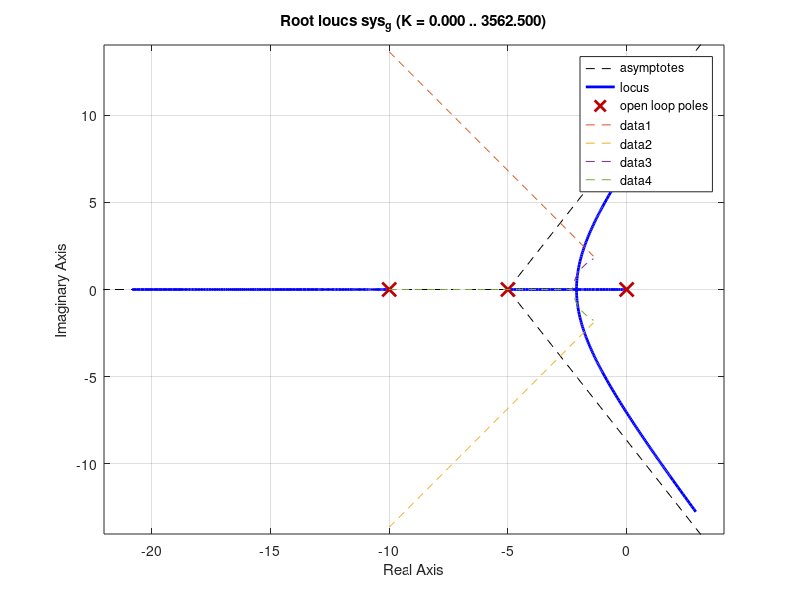
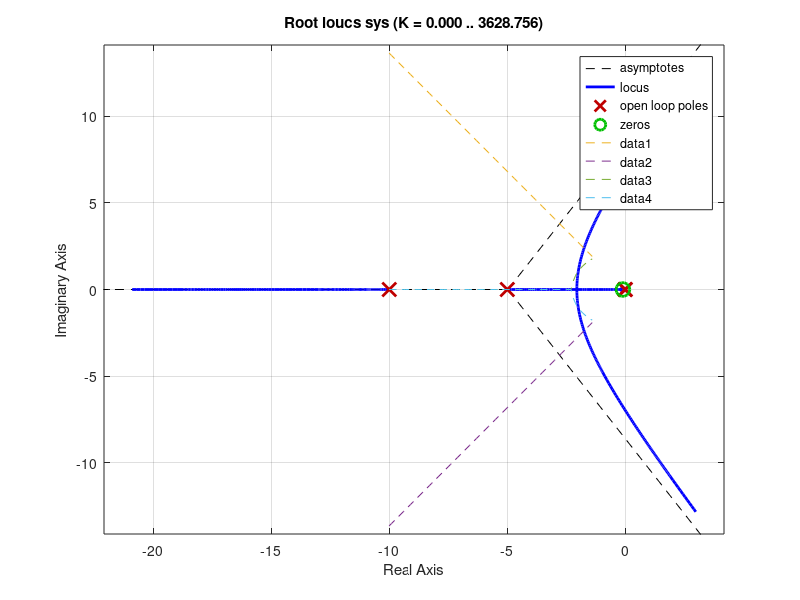
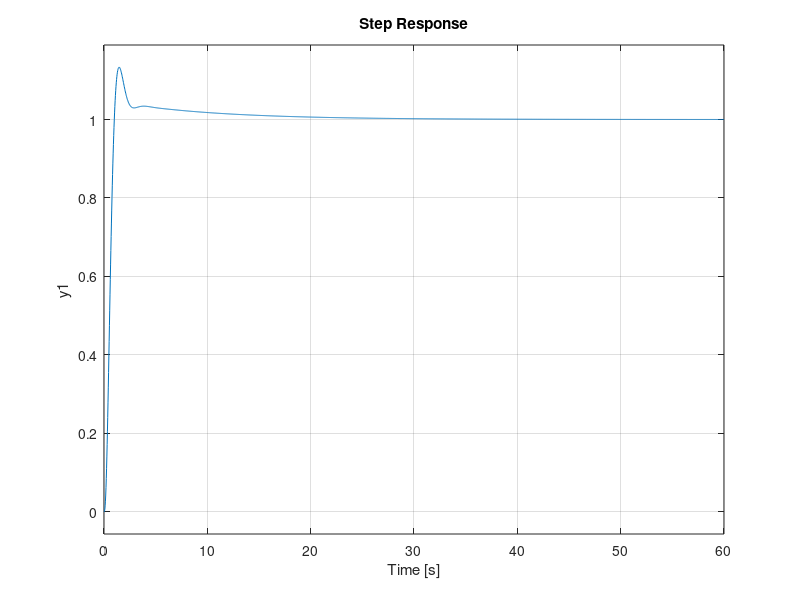

Here is the MATLAB script that generated these plots, in order: (Note: this script raises an error after producing the figures.)
figure(6); clc; clf;
sys_g = tf(1, [1 15 50 0])

rlocus(sys_g); hold on;
zeta = 0.5912; wn = 2.2555;

x = -10 : 0.1 : -zeta*wn;
y = -(sqrt(1 - zeta^2) / zeta) * x;
xc = -10 : 0.1 : -zeta*wn;
c = sqrt(wn^2-xc.^2);

plot(x, y, '--', x, -y, '--', xc, c, '--', xc, -c, '--');
hold off;

figure(7); clf;
sys_gc = tf([1 0.1], [1 0.01])
sys = sys_gc * sys_g

rlocus(sys); hold on;

plot(x, y, '--', x, -y, '--', xc, c, '--', xc, -c, '--');
hold off;

figure(8); clf;
K = 100;
sys_gc_final = tf(K * [1 0.1], [1 0.01])
sys_final = feedback(sys_gc_final * sys_g, 1)

step(sys_final)
stepinfo(sys_final)